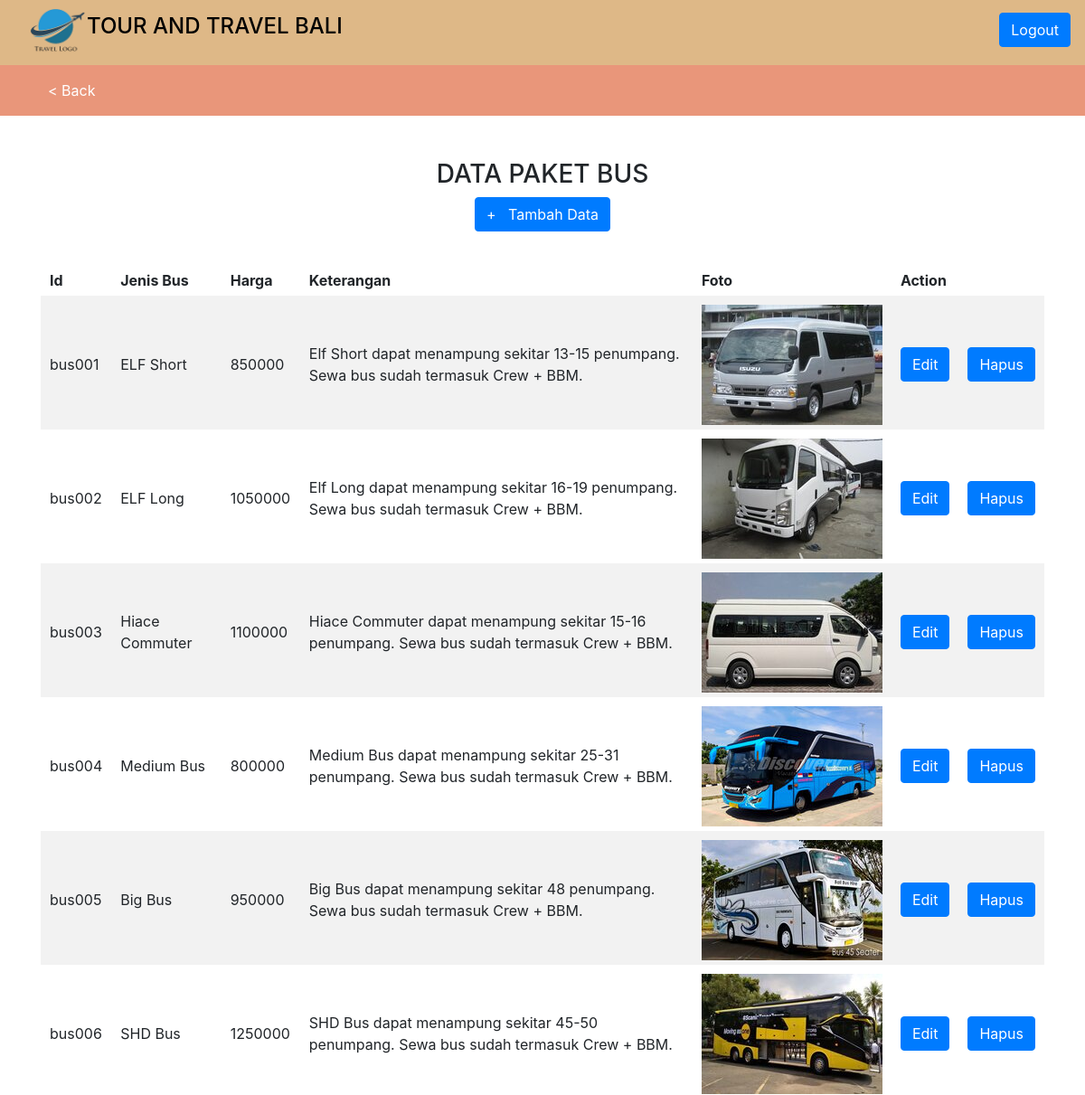
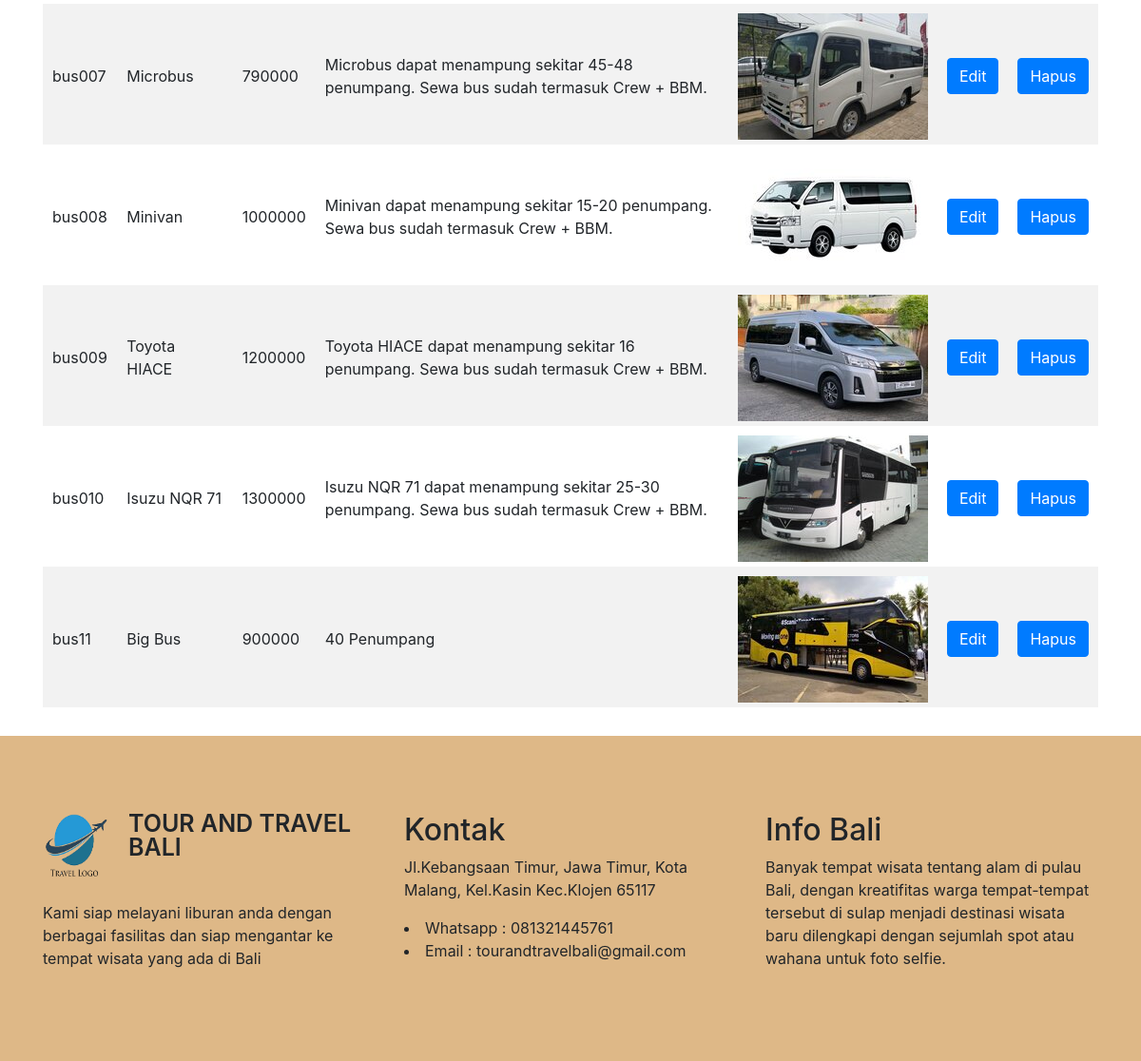
Page /crudbus.php on the committed database (2 pictures, top to bottom).
### tables this page shows
CREATE TABLE `paketbus` (
  `Id` varchar(10) NOT NULL,
  `Jenis_Bus` varchar(50) NOT NULL,
  `Harga` double NOT NULL,
  `Keterangan` varchar(255) NOT NULL,
  `lokasi_foto` varchar(255) NOT NULL
);

### crudbus.php (the view, shortened to what this page needs)
<!DOCTYPE html>
    <html lang="en">
        <head>
            <link rel="stylesheet" href="https://maxcdn.bootstrapcdn.com/bootstrap/4.5.2/css/bootstrap.min.css">
        </head>
        <body>
            <div class="header">
                <header>
                    <?php include 'header.php';?>
                </header>
            </div>
            <div class="jumbotronmenu3">
                <div class="container">
                <br> <br> <br>
                </div>
            </div>
            <div class="menu3">
                <header>
                    <?php include 'menu3.php';?>
                </header>
            </div>
            <div class="container">
                <div class="row">
                    <div class="col text-center">
                        <br> <br>
                            <h3>DATA PAKET BUS</h3>
                            <h6><a href="tambahDataBus.php" class="btn btn-primary">+ &nbsp; Tambah Data</a></h6>
                        <br>
                    </div>
                </div>
            <table>
                <tr>
                    <th> Id </th>
                    <th> Jenis Bus </th>
                    <th> Harga </th>
                    <th> Keterangan </th>
                    <th> Foto </th>
                    <th> Action</th>
                </tr>
                <?php
                    include "koneksi.php";
                    $query ="SELECT * FROM paketbus";
                    $result = mysqli_query($connect, $query);
                    if (mysqli_num_rows($result)>0) {
                        while ($row = mysqli_fetch_array($result)) {
                ?>
                <tr>
                    <td> <?php echo $row["Id"] ?> </td>
                    <td> <?php echo $row["Jenis_Bus"] ?> </td>
                    <td> <?php echo $row["Harga"] ?> </td>
                    <td> <?php echo $row["Keterangan"] ?> </td>
                    <td><img class="gmbr" src="<?php echo $row["lokasi_foto"];?> "></td>
                    <td>
                    <a href="editDataBus.php?id=<?php echo $row['Id']; ?>" class="btn btn-primary">Edit</a>
                    </td>
                    <td>
                    <a href="prosesHapusBus.php?id=<?php echo $row['Id']; ?>" onclick="return confirm('Anda yakin ingin hapus data ini?')" class="btn btn-primary">Hapus</a>
                    </td>
                <?php
                    }
                }
                else {
                    echo "0 result";
                }
                ?>
                </tr>
            </table>
            </div>
            <div class="footer page-top">
                <header>
                    <?php include 'footer.php';?>
                </header>
            </div>
        </body>
    </html>

### header.php (shortened to what this page needs)
<!DOCTYPE html>
<html lang="en">
<head>
</head>
<body>
    <nav class="navbar fixed-top navbar-expand-md" style="background-color:burlywood;">
        <div class="container">
        <img src="img/logo.png" width="65px">
        <a class="navbar-brand" href="" style="color:black;"><h4>TOUR AND TRAVEL BALI</h4></a>
        </div>
        <a href="Logout.php" class="btn btn-primary">Logout</a>
    </nav>
</body>
</html>

### menu3.php (shortened to what this page needs)
<!DOCTYPE html>
<html lang="en">
<head>
    <link rel="stylesheet" href="https://maxcdn.bootstrapcdn.com/bootstrap/4.5.2/css/bootstrap.min.css">
    <link rel="stylesheet" href="fonts/font-awesome.min.css">
    <link rel="stylesheet" href="style.css">
</head>
<body>
<nav class="navbar navbar-expand-lg navbar-light bg-darksalmon">
    <div class="container">
        <div class="collapse navbar-collapse" id="navbarSupportedContent">
            <ul class="navbar-nav mr-auto">
                <li class="nav-item">
                <a class="nav-link" href="homeadmin.php">< Back</a>
                </li>
            </ul>
        </div>
    </div>
</nav>
</body>
</html>

### footer.php (shortened to what this page needs)
<!DOCTYPE html>
<html lang="en">
<head>
</head>
<body>
<footer>
    <div class="container">
        <div class="row">
            <div class="col-md-4">
                <div class="foooter-col">
                <div class="brand">
                    <img src="img/logo.png" alt="logo" width="75px">
                    <h1>TOUR AND TRAVEL BALI</h1>
                </div>
                <br>
                <p>Kami siap melayani liburan anda dengan berbagai
                fasilitas dan siap mengantar ke tempat wisata yang
                ada di Bali</p>
                </div>
            </div>
            <div class="col-md-4">
                <div class="foooter-col">
                    <h2>Kontak</h2>
                    <p class="alamat">Jl.Kebangsaan Timur, Jawa Timur, Kota Malang,
                    Kel.Kasin Kec.Klojen 65117</p>
                    <li>Whatsapp : 081321445761</li>
                    <li>Email : tourandtravelbali@gmail.com</li>
                </div>
            </div>
            <div class="col-md-4">
                <div class="foooter-col">
                        <h2>Info Bali</h2>
                        <p>Banyak tempat wisata tentang alam di pulau Bali, dengan kreatifitas
                        warga tempat-tempat tersebut di sulap menjadi destinasi wisata baru
                        dilengkapi dengan sejumlah spot atau wahana untuk foto selfie. </p>
                </div>
            </div>
        </div>
    </div>
</footer>
</body>
</html>

### style.css (style rules this page uses)
.jumbotronmenu3 { background-color: burlywood; }
.bg-darksalmon { background-color: #E9967A; color: #fff; }
.navbar-light .navbar-nav .nav-link { color: #fff; }
footer { background-color: burlywood; padding: 80px 0; }
footer .brand { display: flex; }
footer .brand img { width: 70px; height: 70px; margin-right: 20px; }
footer .brand h1 { font-size: 25px; font-weight: 600; line-height: 25px; text-transform: uppercase; }
.page-top { margin-top:30px; }

### crudbus.php (style rules this page uses)
table { border-collapse: collapse; border-spacing: 0; width: 100%; border: 1 px solid #ddd; }
th, td { text-align: left; padding: 10px; padding-bottom: 5px; }
tr:nth-child(even) { background-color: #f2f2f2; }

### rows in the picture
paketbus: Id "bus001", Jenis_Bus "ELF Short", Harga "850000", Keterangan "Elf Short dapat menampung sekitar 13-15 penumpang. Sewa bus sudah termasuk Crew + BBM.", lokasi_foto (picture)
paketbus: Id "bus002", Jenis_Bus "ELF Long", Harga "1050000", Keterangan "Elf Long dapat menampung sekitar 16-19 penumpang. Sewa bus sudah termasuk Crew + BBM.", lokasi_foto (picture)
paketbus: Id "bus003", Jenis_Bus "Hiace Commuter", Harga "1100000", Keterangan "Hiace Commuter dapat menampung sekitar 15-16 penumpang. Sewa bus sudah termasuk Crew + BBM.", lokasi_foto (picture)
paketbus: Id "bus004", Jenis_Bus "Medium Bus", Harga "800000", Keterangan "Medium Bus dapat menampung sekitar 25-31 penumpang. Sewa bus sudah termasuk Crew + BBM.", lokasi_foto (picture)
paketbus: Id "bus005", Jenis_Bus "Big Bus", Harga "950000", Keterangan "Big Bus dapat menampung sekitar 48 penumpang. Sewa bus sudah termasuk Crew + BBM.", lokasi_foto (picture)
paketbus: Id "bus006", Jenis_Bus "SHD Bus", Harga "1250000", Keterangan "SHD Bus dapat menampung sekitar 45-50 penumpang. Sewa bus sudah termasuk Crew + BBM.", lokasi_foto (picture)
paketbus: Id "bus007", Jenis_Bus "Microbus", Harga "790000", Keterangan "Microbus dapat menampung sekitar 45-48 penumpang. Sewa bus sudah termasuk Crew + BBM.", lokasi_foto (picture)
paketbus: Id "bus008", Jenis_Bus "Minivan", Harga "1000000", Keterangan "Minivan dapat menampung sekitar 15-20 penumpang. Sewa bus sudah termasuk Crew + BBM.", lokasi_foto (picture)
paketbus: Id "bus009", Jenis_Bus "Toyota HIACE", Harga "1200000", Keterangan "Toyota HIACE dapat menampung sekitar 16 penumpang. Sewa bus sudah termasuk Crew + BBM.", lokasi_foto (picture)
paketbus: Id "bus010", Jenis_Bus "Isuzu NQR 71", Harga "1300000", Keterangan "Isuzu NQR 71 dapat menampung sekitar 25-30 penumpang. Sewa bus sudah termasuk Crew + BBM.", lokasi_foto (picture)
paketbus: Id "bus11", Jenis_Bus "Big Bus", Harga "900000", Keterangan "40 Penumpang", lokasi_foto (picture)
